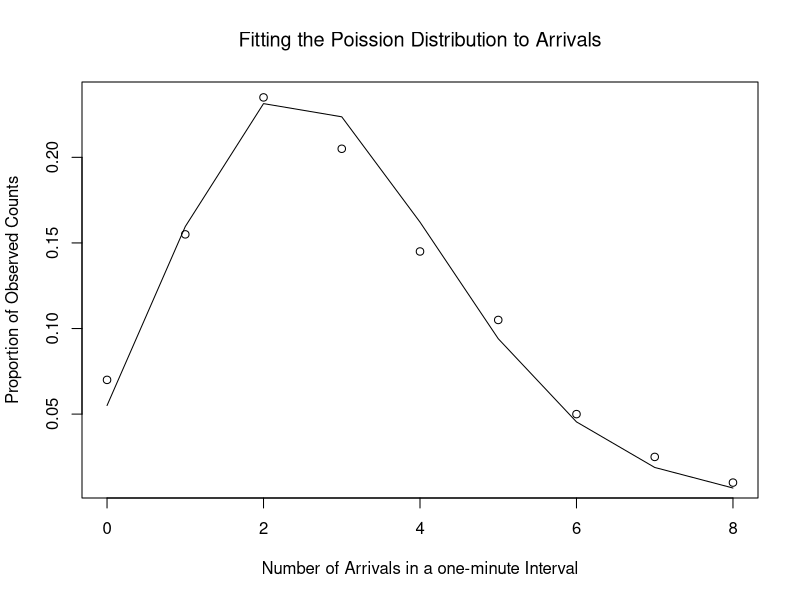

The R script that drew this image:
rm(list=ls())

totalN=200
arrivals<-c(0,1,2,3,4,5,6,7, 8)
obs.freq<-c(14,31,47,41,29,21,10,5,2)
obs.rel.freq<-c(14/200,31/200,47/200,41/200,29/200,21/200,10/200,5/200,2/200)

lambda<-c(t(arrivals)%*%obs.rel.freq)


expected<-totalN*((lambda^arrivals)*exp(-lambda))/factorial(arrivals)


chisq1 = (obs.freq - expected)^2/expected

goodness.of.fit = cbind(arrivals, obs.freq, expected)

colnames(goodness.of.fit) = c('Arrivals', 'Observed Counts', 'Expected Counts')
goodness.of.fit

chi.squared.statistic = sum(chisq1)
chi.squared.statistic

p.value = pchisq(chi.squared.statistic, length(obs.freq)-2, lower.tail = F)
p.value

plot(arrivals, obs.freq/totalN, xlim = c(0, 8), xlab = 'Number of Arrivals in a one-minute Interval', ylab = 'Proportion of Observed Counts', main = expression("Fitting the Poission Distribution to Arrivals"))

lines(arrivals, dpois(arrivals, lambda))




